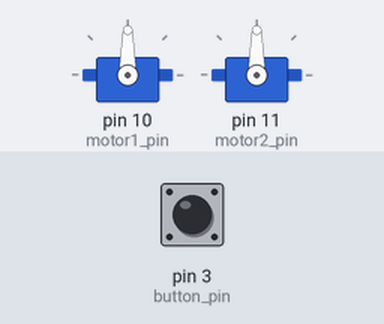
The sketch below on a simulated Arduino Uno, built with avr-gcc and run on an emulated ATmega328P. On the bench: 2 × servo. The test bench sets the inputs (shaded band); at power-on: pin 3 (button_pin) HIGH. Random numbers use the default seed unless the sketch sets one.

Above: at 1.2 s.
1.3 s: pin 3 (button_pin) pulled LOW for 0.15 s
At 2.6 s:
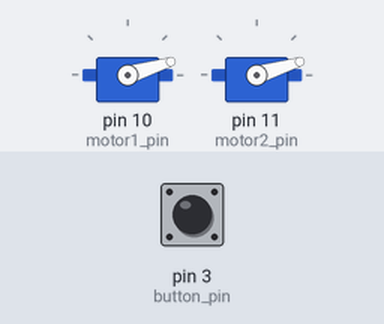
2.9 s: pin 3 (button_pin) pulled LOW for 1 s
At 5.1 s:
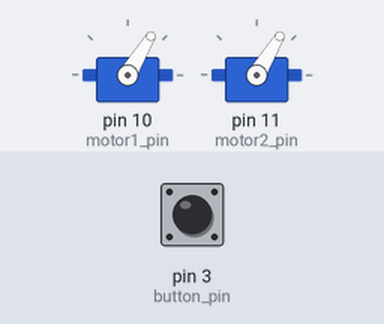
5.4 s: pin 3 (button_pin) pulled LOW for 0.15 s
At 6.7 s:
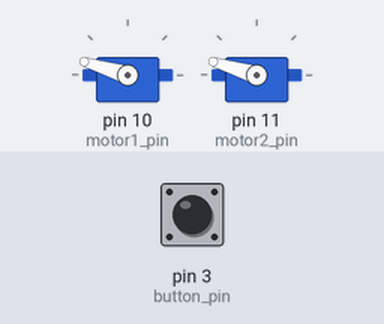
7.0 s: pin 3 (button_pin) pulled LOW for 3.2 s
At 11.1 s:
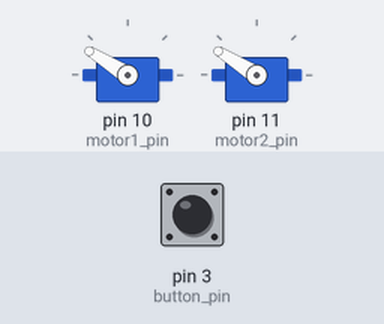
11.7 s: pin 3 (button_pin) pulsed LOW 5 times (0.12 s each, 0.3 s apart)
At 12.57 s:
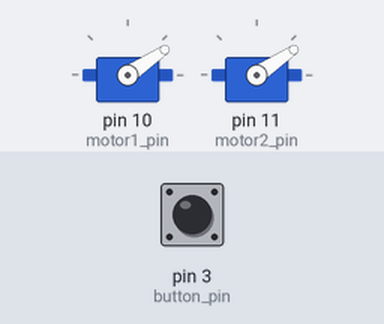
14.7 s: pin 3 (button_pin) pulled LOW for 0.15 s
At 15.2 s:
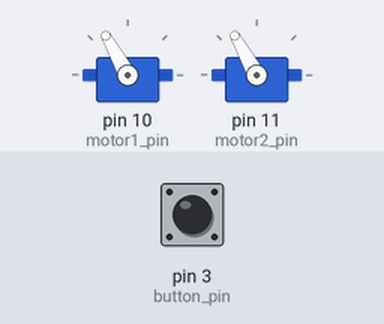
Timing chart, 0 to 17.3 s (numbered marks = the images above; inputs shaded):
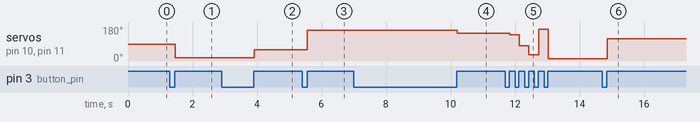

Measured:
- after the input at 1.3 s, servo on pin 10 (motor1_pin), servo on pin 11 (motor2_pin): 90° → 17° after 0.16 s
- after the input at 2.9 s, servo on pin 10 (motor1_pin), servo on pin 11 (motor2_pin): 17° → 59° after 1.0 s
- after the input at 5.4 s, servo on pin 10 (motor1_pin), servo on pin 11 (motor2_pin): 59° → 163° after 0.16 s
- after the input at 7.0 s, servo on pin 10 (motor1_pin), servo on pin 11 (motor2_pin): 163° → 148° after 3.2 s
- after the input at 11.7 s, servo on pin 10 (motor1_pin), servo on pin 11 (motor2_pin): 148° → 140° after 0.13 s, → 82° 0.30 s later, → 34° 0.30 s later, → 168° 0.30 s later, … (5 changes in this stretch)
- after the input at 14.7 s, servo on pin 10 (motor1_pin), servo on pin 11 (motor2_pin): 13° → 119° after 0.16 s

The sketch:

01_Servo_Move_complete.ino
```cpp
#include <Servo.h>
#include <Bounce2.h>

// Create Servo objects
Servo motor1;
Servo motor2;
const int motor1_pin = 10;
const int motor2_pin = 11;

// Create button to control movement
Bounce debouncer = Bounce();
const int button_pin = 3;

void setup() {
	// Attach motors and button debouncer
	motor1.attach(motor1_pin);
	motor2.attach(motor2_pin);
	debouncer.attach(button_pin,INPUT_PULLUP);
}

void loop() {
	// Update button value
	debouncer.update();

	// If button changed
	if(debouncer.rose()){
		// Move motors to a random position from 10->170
		uint8_t pos = random(160)+10;
		motor1.write(pos);
		motor2.write(pos);
	}
}
```
